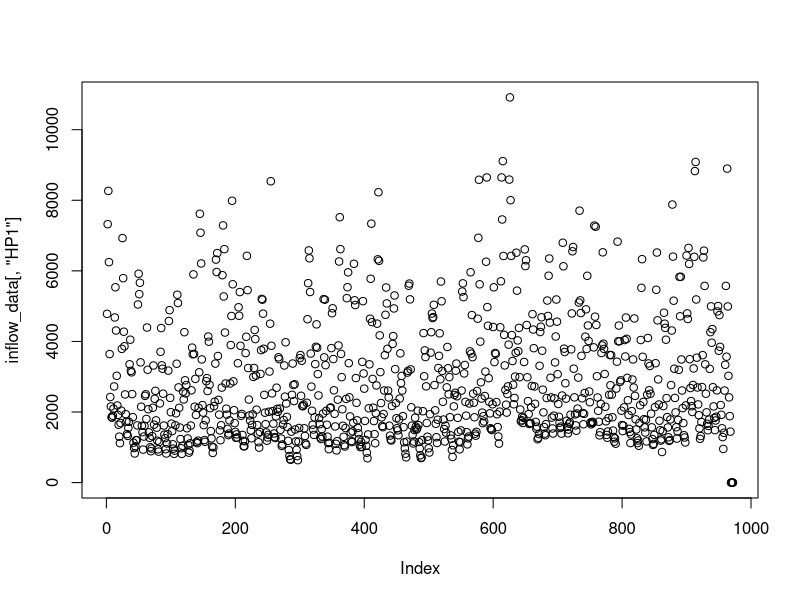
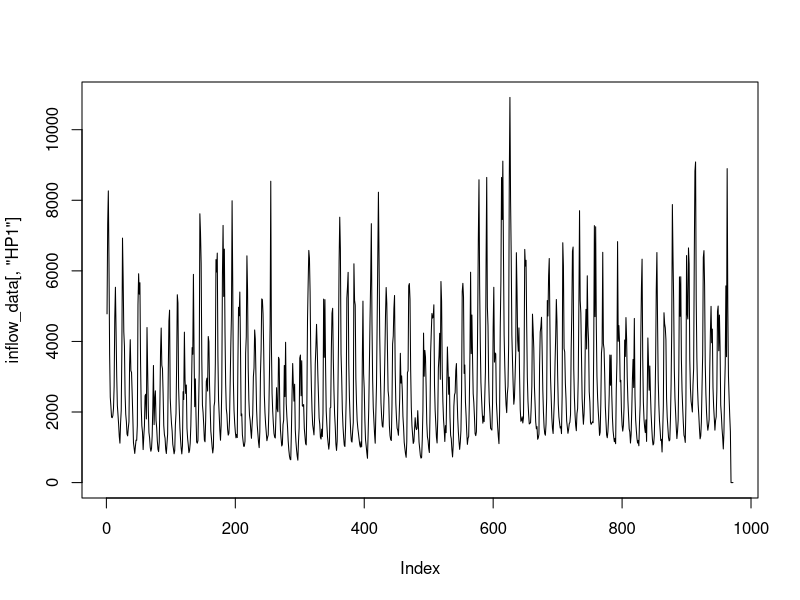
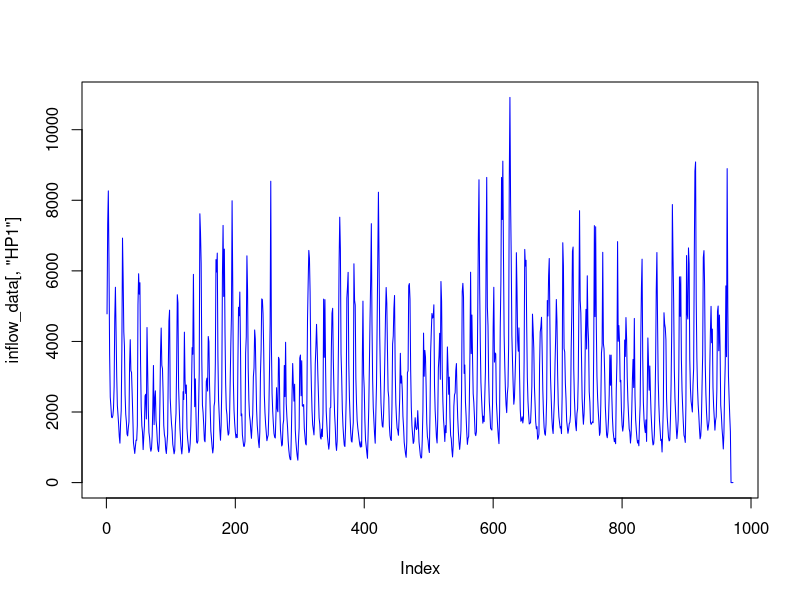
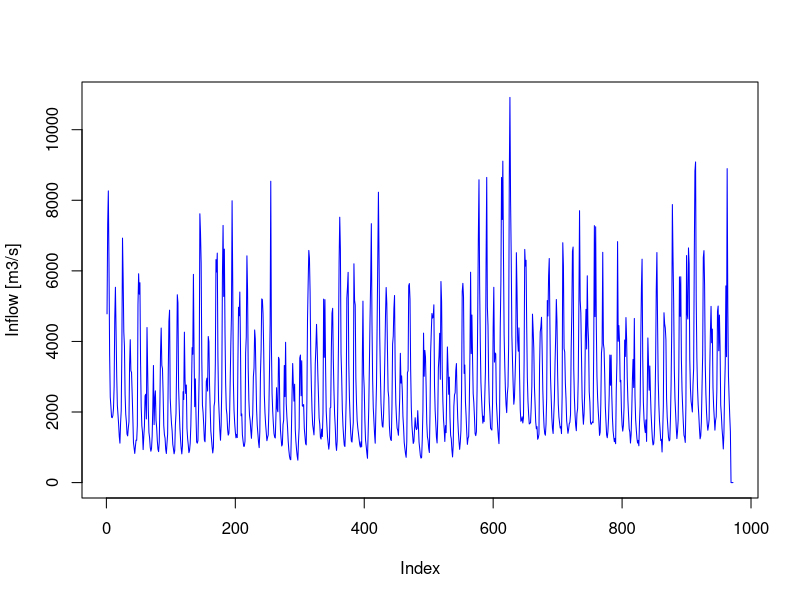
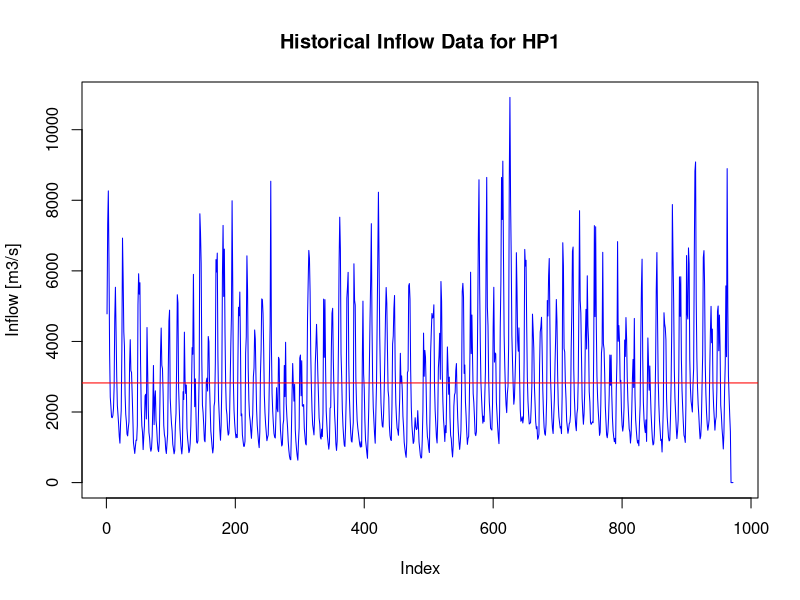
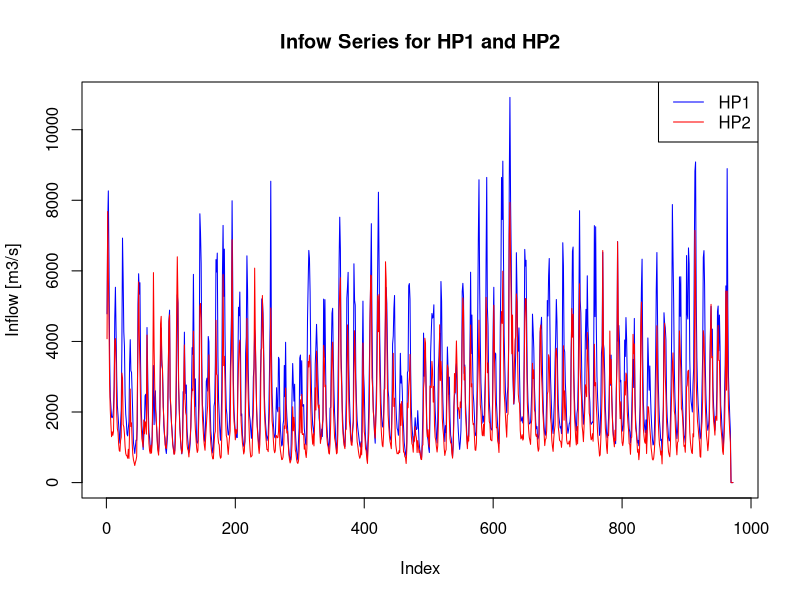
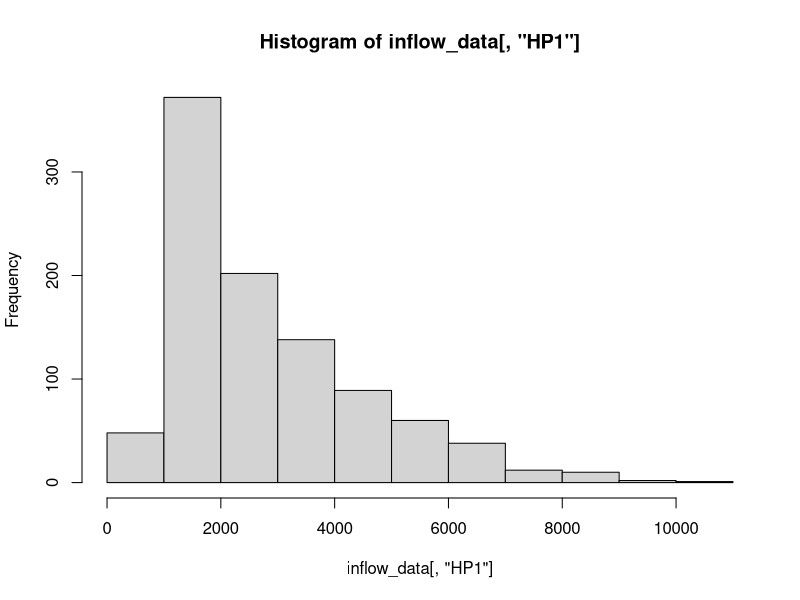
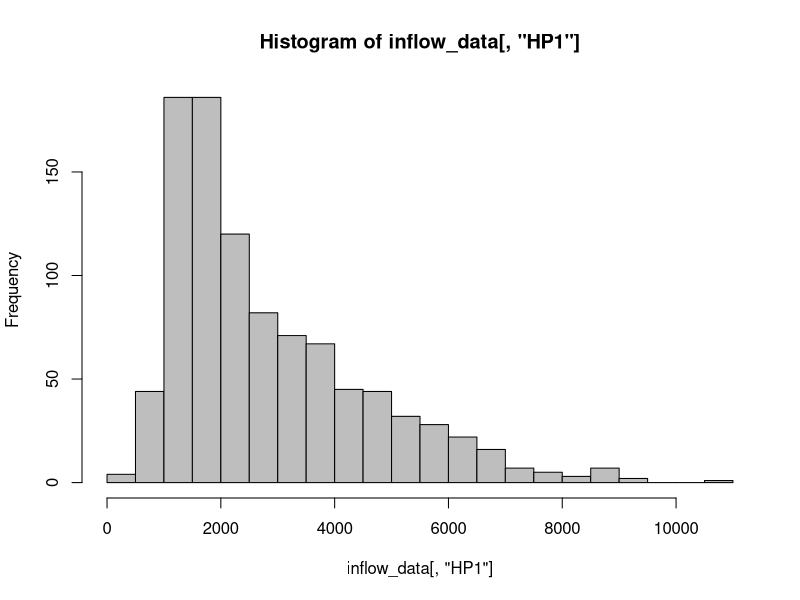

Recreate these plots in R, in order.
## ---- chunk 1
knitr::opts_chunk$set(echo = TRUE) 
## ---- chunk 2
#install.packages("lubridate")
library(lubridate)
library(ggplot2)

#install.packages("forecast")
library(forecast)

## ---- chunk 3
#Importing time series data from text file
#I am calling it raw for now because it's data as it is in the file
raw_inflow_data <- read.table(file="../Data/inflowtimeseries.txt",header=FALSE,skip=0)

#Show alternative way of doing it with relative path
#raw_inflow_data <- read.table(file="../Data/inflowtimeseries.txt",header=FALSE,skip=0)

#If you want specific columns just trim the table
raw_inflow_data <- raw_inflow_data[,1:5] #the space before the comma means you want all rows
                                 #and 1:5 means all columns from 1 to 5
nhydro <- ncol(raw_inflow_data)-2 #remove date info
nobs <- nrow(raw_inflow_data) 

#If your file does not have header like this one you can add column names after creating the data frame
colnames(raw_inflow_data)=c("Month","Year", "HP1", "HP2","HP3")

#Checking data
head(raw_inflow_data)
str(raw_inflow_data)
## ---- chunk 4
#using package lubridate
my_date <- paste(raw_inflow_data[,1],raw_inflow_data[,2],sep="-")
my_date <- my(my_date)  #function my from package lubridate
head(my_date)
#add that to inflow_data 
inflow_data <- cbind(my_date,raw_inflow_data[,3:5])
head(inflow_data)

## ---- chunk 5
#Graph 1: Plot the series for HP1
plot(inflow_data[,"HP1"]) # note that this do not generate a nice plot

plot(inflow_data[,"HP1"],type="l") #The type "l" tells you want a line plot check help(plot) 
                                  #for other types of plots

plot(inflow_data[,"HP1"],type="l",col="blue") #Change the color of the series
plot(inflow_data[,"HP1"],type="l",col="blue",ylab="Inflow [m3/s]") 
plot(inflow_data[,"HP1"],type="l",col="blue",ylab="Inflow [m3/s]",main="Historical Inflow Data for HP1") 

#Additional - Suppose you want to add a line with the mean
abline(h=mean(inflow_data[,"HP1"]),col="red")
## ---- chunk 6
plot(inflow_data[,"HP1"],type="l",col="blue",ylab="Inflow [m3/s]") 
lines(inflow_data[,"HP2"],col="red") #Note if you use plot you generate a new graph 
                    #no need to specify type in lines() function
title(main="Infow Series for HP1 and HP2")

#If you want to add legend
legend("topright",legend=c("HP1","HP2"), lty=c("solid","solid"),col=c("blue","red"))
## ---- chunk 7
#Graph 3: Simple Histogram
hist(inflow_data[,"HP1"])
hist(inflow_data[,"HP1"],breaks=30,col="gray")  #increase number of bars with breaks input

#Graph 4: Scatter Plot of HP1 and HP2
plot(inflow_data[,"HP1"],inflow_data[,"HP2"])
## ---- chunk 8
#using package ggplot2
ggplot(inflow_data, aes(x=my_date, y=HP1)) +
            geom_line(color="blue")

#adding two time series to the same plot
ggplot(inflow_data, aes(x=my_date, y=Inflow)) +
            geom_line(aes(y=HP1,col="HP1")) +
            geom_line(aes(y=HP2,col="HP2")) +
            xlab("Time") +
            labs(color="Reservoir")
## ---- chunk 9
ts_inflow_data <- ts(inflow_data[,2:(2+nhydro-1)]) #note that we are only transforming columns with inflow data, not the date columns
#ts_inflow_data
## ---- chunk 10
# The function acf() and pacf() is from package "stats"
HP1_acf=acf(ts_inflow_data[,1],lag.max=60, type="correlation", plot=TRUE)

HP1_pacf=pacf(ts_inflow_data[,1],lag.max=60, plot=TRUE)

#Computing ACF and PACF with package forecast (better plots)

#The next line will output a plot since we have plot=TRUE and also store the acf values in the object
HP1_acf=Acf(ts_inflow_data[,1],lag.max=60, type="correlation", plot=TRUE)

HP1_pacf=Pacf(ts_inflow_data[,1],lag.max=60, plot=TRUE)
